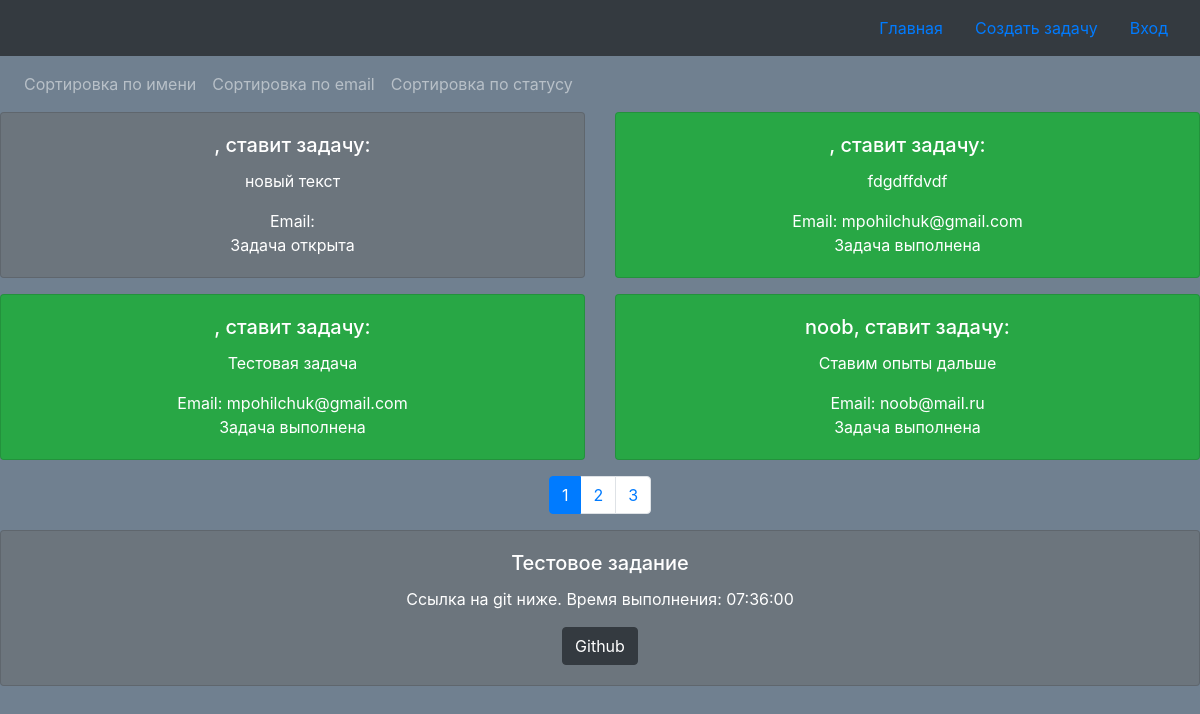
/index.php?sort=name_user, run on the app's committed database.
### tables this page shows
CREATE TABLE `tasks` (
  `id_task` int(11) NOT NULL,
  `text_task` varchar(512) NOT NULL,
  `name_user` varchar(64) NOT NULL DEFAULT 'Гость',
  `email_user` varchar(256) NOT NULL,
  `status` int(11) DEFAULT 1
);

### functions/functions.php (called while the page is built, shortened)
<?php
function include_template($name, array $data = [])
{
    $name = 'templates/' . $name;
    extract($data);
    require $name;
    $result = ob_get_clean();
    return $result;
}

### index.php (called while the page is built)
<?php
require_once('system/init.php');
$title = 'Главная страница';
$sort = null;
$current_page = $_GET['page'] ?? 1;
$page_items = 4;
$result = mysqli_query($link, "SELECT COUNT(*) as cnt FROM tasks");
$items_count = mysqli_fetch_assoc($result)['cnt'];
$pages_count = ceil($items_count/$page_items);
$offset = ($current_page - 1) * $page_items;
$pages = range(1, $pages_count);
$sql_tasks = "SELECT * FROM tasks LIMIT $page_items OFFSET $offset";
$res_tasks = mysqli_query($link, $sql_tasks);
$tasks = mysqli_fetch_all($res_tasks, MYSQLI_ASSOC);
if(isset($_GET['sort'])){
    $sort = mysqli_real_escape_string($link,($_GET['sort']));
    $sql_tasks = "SELECT * FROM tasks ORDER BY $sort ASC LIMIT $page_items OFFSET $offset";
    $res_tasks = mysqli_query($link, $sql_tasks);
    $tasks = mysqli_fetch_all($res_tasks, MYSQLI_ASSOC);
}
$layout = include_template('layout.php', ['title'=>$title, 'tasks' => $tasks, 'pages' => $pages, 'pages_count' => $pages_count, 'current_page' => $current_page, 'admin' => $admin, 'sort' => $sort]);
print_r($layout);

### templates/layout.php (the view, shortened to what this page needs)
<!DOCTYPE html>
<html lang="en">
<head>
    <link rel="stylesheet" href="https://maxcdn.bootstrapcdn.com/bootstrap/4.0.0/css/bootstrap.min.css">
    <link rel="stylesheet" href="/css/style.css">
</head>
<body>
<nav class="navbar navbar-dark bg-dark justify-content-end">
<ul class="nav">
<li class="nav-item btn-dark">
    <a class="nav-link" href="/">Главная</a>
  </li>
<li class="nav-item btn-dark">
    <a class="nav-link" href="/add.php">Создать задачу</a>
  </li>
  <li class="nav-item">
    <? if(empty($admin)) : ?> <a class="nav-link active" href="/auth.php">Вход</a><? endif ?>
  </li>
</ul>
</nav>
<nav class="navbar navbar-expand-lg navbar-dark text-center">
  <div class="collapse navbar-collapse" id="navbarNav">
    <ul class="navbar-nav">
      <li class="nav-item">
        <a class="nav-link" href="/index.php?sort=name_user">Сортировка по имени</a>
      </li>
      <li class="nav-item">
        <a class="nav-link" href="/index.php?sort=email_user">Сортировка по email</a>
      </li>
      <li class="nav-item">
        <a class="nav-link" href="/index.php?sort=status">Сортировка по статусу</a>
      </li>
    </ul>
  </div>
</nav>
<div class="row">
<? foreach($tasks as $task) : ?>
  <div class="col-sm-6 text-center">
    <div class="card text-white bg-secondary <? if($task['status'] == 0) : ?> bg-success <? endif ?> mb-3">
      <div class="card-body">
        <h5 class="card-title"><?=$task['name_user']?>, ставит задачу:</h5>
        <p class="card-text"><?=$task['text_task']?></p>
        <p class="card-text">Email: <?=$task['email_user']?></p>
        <? if($task['status'] == 0) : ?> Задача выполнена <? endif ?>
        <? if($task['status'] == 1) : ?> Задача открыта <? endif ?>
      </div>
    </div>
  </div>
<? endforeach ?>
</div>
<?if($pages_count > 1) : ?>
<nav aria-label="Page navigation example">
  <ul class="pagination justify-content-center navbar-dark">
    <? foreach($pages as $page) : ?>
    <li class="page-item <?if($page == $current_page) :?> active <? endif ?>"><a class="page-link" href="/?page=<?=$page?><?if(isset($sort)) : ?>&sort=<?=$sort?> <?endif?> "><?=$page?></a></li>
    <? endforeach ?>
  </ul>
</nav>
<? endif ?>
<div class="card text-center text-white bg-secondary">
  <div class="card-body">
    <h5 class="card-title">Тестовое задание</h5>
    <p class="card-text">Ссылка на git ниже. Время выполнения: 07:36:00</p>
    <a href="#" class="btn btn-dark">Github</a>
  </div>
</div>
</body>
</html>

### css/style.css (style rules this page uses)
body { background-color: slategrey; }

### data on the page
tasks: text_task "новый текст", status "Задача открыта"
tasks: text_task "fdgdffdvdf", email_user "mpohilchuk@gmail.com", status "Задача выполнена"
tasks: text_task "Тестовая задача", email_user "mpohilchuk@gmail.com", status "Задача выполнена"
tasks: name_user "noob", text_task "Ставим опыты дальше", email_user "noob@mail.ru", status "Задача выполнена"

### other printed values
$page "1"
$page "2"
$page "3"
